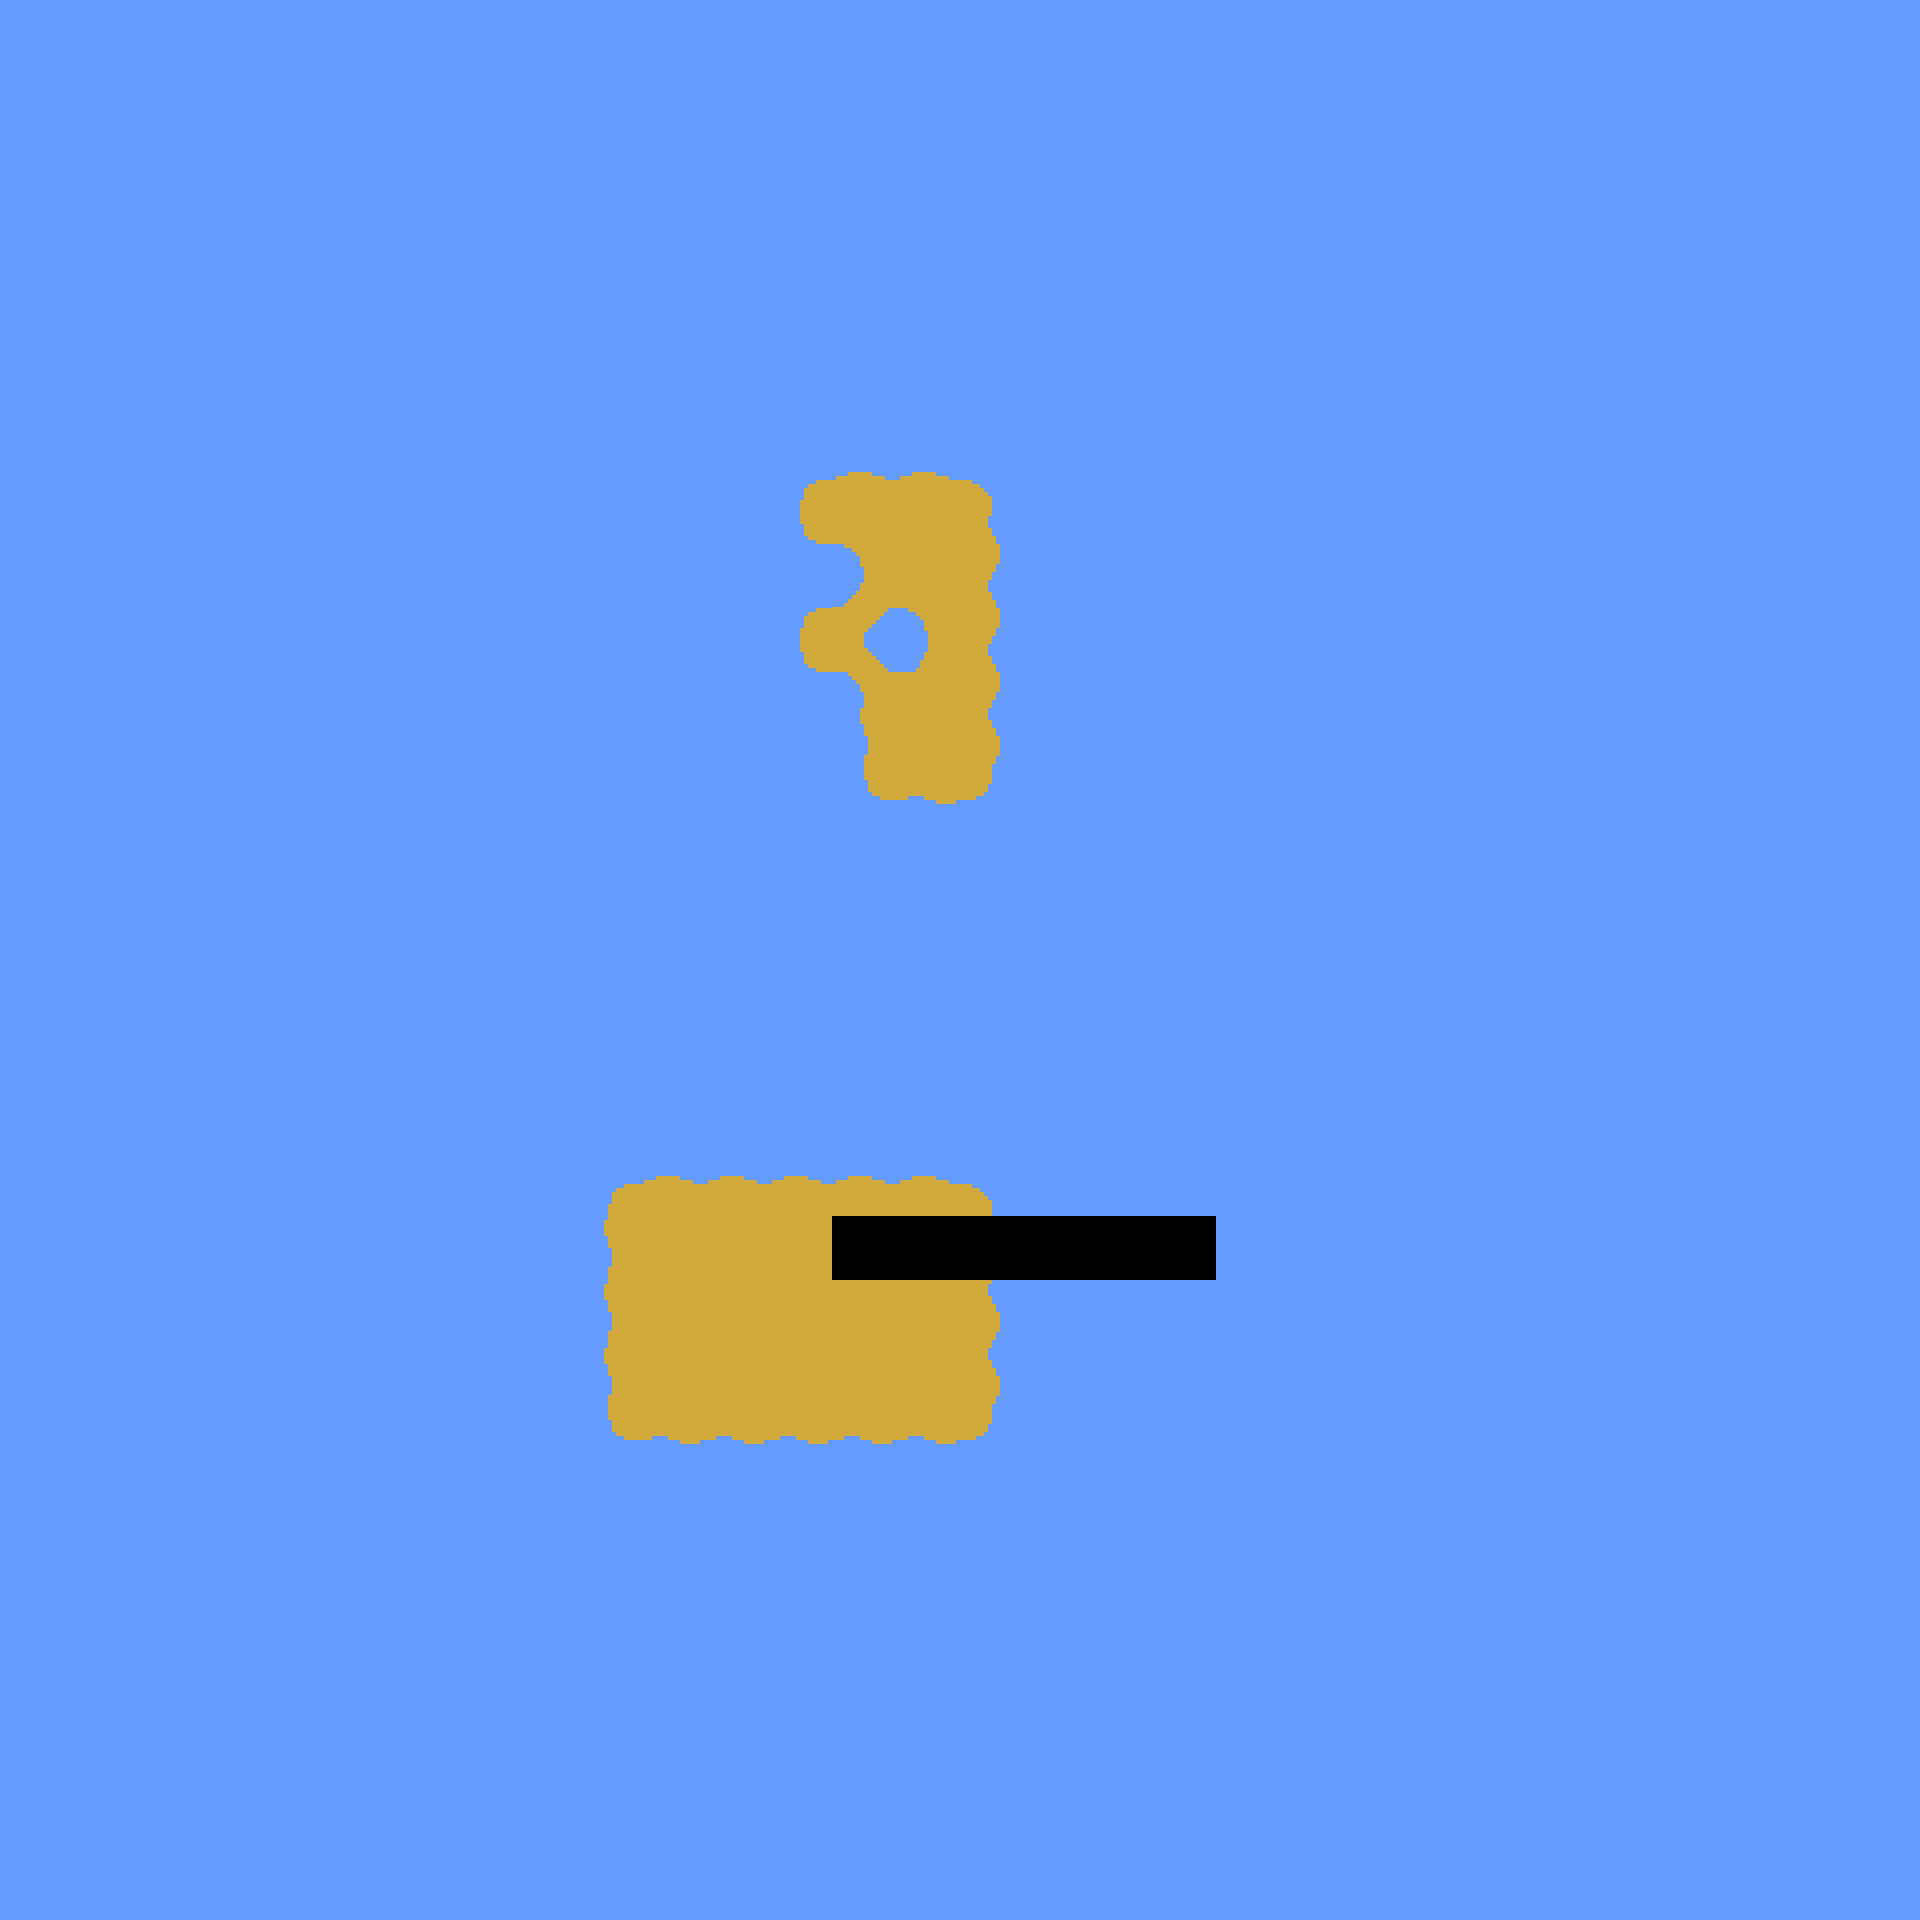

Tiled map render using the project's own tile images. Description and the map definition, with tile-layer contents summarised, below:
An orthogonal 30x30 tile map with 64x64 px tiles, 3 tile layers (ground, details, collision_tiles), 2 tilesets and 18 objects (8x tile, 4x collision, 3x player, 2x zone, enemy).

<map version="1.10" tiledversion="1.12.2" orientation="orthogonal" renderorder="right-down" width="30" height="30" tilewidth="64" tileheight="64" infinite="0" nextlayerid="7" nextobjectid="46">
 <editorsettings>
  <export format="csv" />
 </editorsettings>
 <tileset firstgid="1" name="test-tiles" tilewidth="64" tileheight="64" tilecount="64" columns="8">
  <image source="../../graphics/tilesets/floor.png" width="512" height="512" />
 </tileset>
 <tileset firstgid="65" source="objects.tsx" />
 <layer id="1" name="ground" width="30" height="30">
  <data>[900 cells, 900 non-empty, 14 distinct tile ids]</data>
 </layer>
 <layer id="2" name="details" width="30" height="30">
  <data>[900 cells, 1 non-empty, 1 distinct tile ids]</data>
 </layer>
 <layer id="6" name="collision_tiles" width="30" height="30">
  <data>[900 cells, 6 non-empty, 1 distinct tile ids]</data>
 </layer>
 <objectgroup id="4" name="objects">
  <object id="24" name="rock1" type="tile" gid="67" x="924" y="1830" width="64" height="64" />
  <object id="25" name="rock1" type="tile" gid="67" x="1334" y="1838" width="64" height="64" />
  <object id="26" name="rock0" type="tile" gid="66" x="1382" y="1810" width="64" height="64" />
  <object id="30" name="column0" type="tile" gid="68" x="116.461" y="733.043" width="64" height="128" />
  <object id="32" name="start_area" type="player" gid="69" x="320" y="1472" width="52" height="56" />
  <object id="36" name="cave2" type="player" gid="69" x="406.302" y="1201.62" width="52" height="56" />
  <object id="39" name="column0" type="tile" gid="68" x="592" y="960" width="64" height="128" />
  <object id="40" name="column0" type="tile" gid="68" x="976" y="1216" width="64" height="128" />
  <object id="41" name="column0" type="tile" gid="68" x="1232" y="896" width="64" height="128" />
  <object id="42" name="column0" type="tile" gid="68" x="288" y="560" width="64" height="128" />
  <object id="44" name="cave" type="player" gid="69" x="960" y="832" width="52" height="56" />
  <object id="45" name="bamboo" type="enemy" gid="72" x="660" y="1360" width="64" height="64" />
 </objectgroup>
 <objectgroup id="5" name="collision_shapes" visible="0">
  <object id="15" name="collsion_box" type="collision" x="1897.33" y="-18.6667" width="61.3333" height="1964" visible="0" />
  <object id="16" name="collision_box" type="collision" x="-42.6667" y="1934.67" width="2012" height="82.6667" visible="0" />
  <object id="17" name="collsion_box" type="collision" x="-48" y="-225.333" width="90.6667" height="2290.67" visible="0" />
  <object id="18" name="collsion_box" type="collision" x="-98.6667" y="-141.333" width="2069.33" height="118.667" visible="0" />
  <object id="9" name="start_area" type="zone" x="481.818" y="1495.24" width="645.455" height="129" visible="0">
   <properties>
    <property name="shape" value="rectangle" />
   </properties>
  </object>
  <object id="34" name="cave2" type="zone" x="577.444" y="1092.46" width="123.292" height="120.171" visible="0">
   <properties>
    <property name="shape" value="ellipse" />
   </properties>
   <ellipse />
  </object>
 </objectgroup>
</map>
